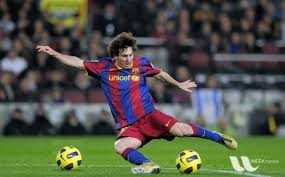
#> input picture Labs/Lab_01/messi5.jpg, 285 x 177 px
$ python pil_demo_2.py
#> lines starting #> are read from the running program, lines starting #| are printed output that depends on the picture
from PIL import Image, ImageFilter

#Read image
im = Image.open( 'messi5.jpg' )
#> im is the input picture: PIL image 285x177 RGB; mean R, G, B 82.4, 85.7, 72.5

#Display image
im.show()

#Applying a filter to the image
im_sharp = im.filter( ImageFilter.SHARPEN )
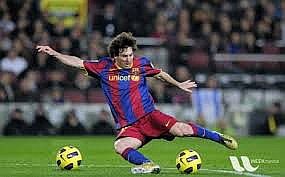
#> im_sharp: PIL image 285x177 RGB; mean R, G, B 82.5, 85.9, 72.8

#Saving the filtered image to a new file
im_sharp.save( 'image_sharpened.jpg', 'JPEG' )

#Splitting the image into its respective bands, i.e. Red, Green,
#and Blue for RGB
r,g,b = im_sharp.split()
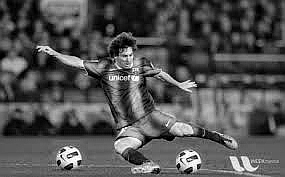
#> r: PIL image 285x177 L; min 0, max 255, mean 82.5
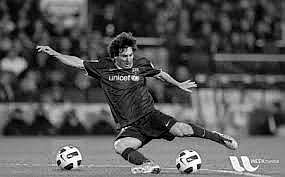
#> g: PIL image 285x177 L; min 0, max 255, mean 85.9
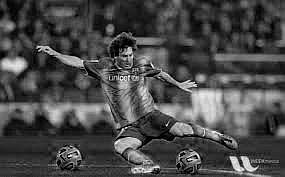
#> b: PIL image 285x177 L; min 0, max 255, mean 72.8

#Viewing EXIF data embedded in image
exif_data = im._getexif()
exif_data
